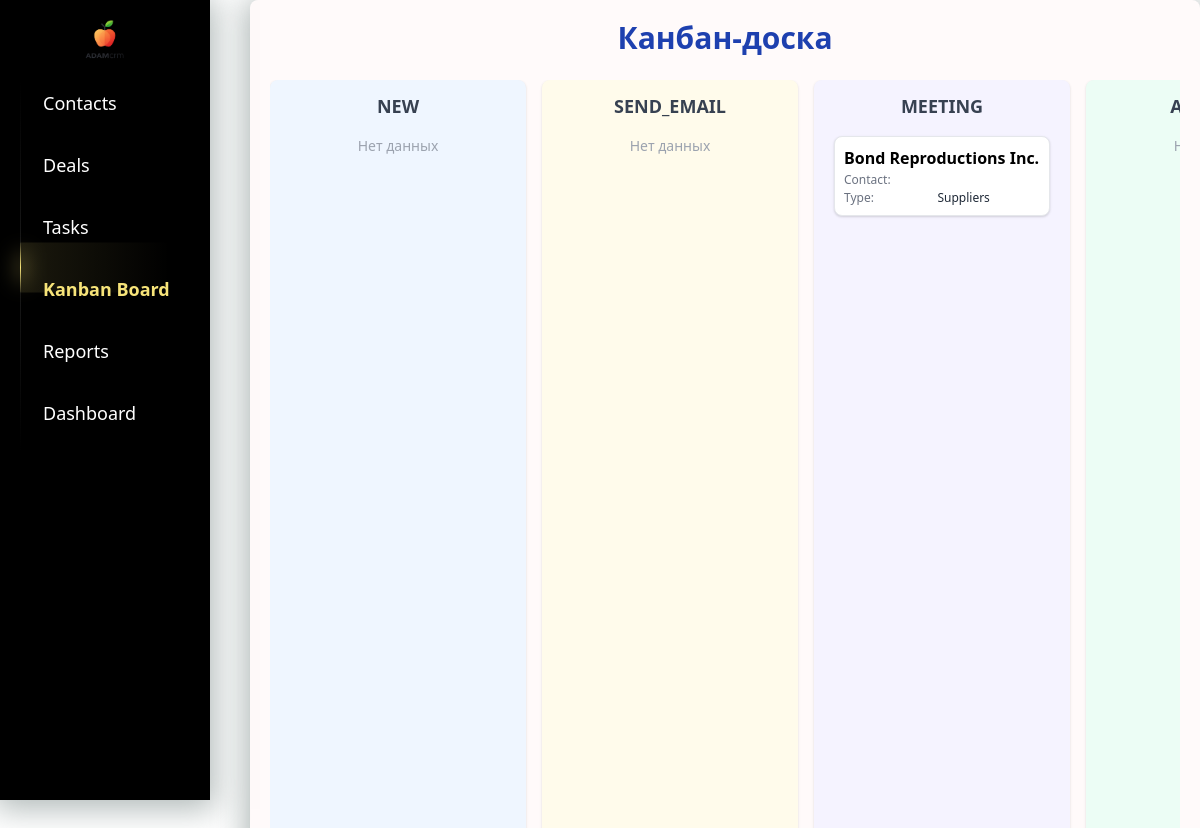
The app's page /kanban/ with its own data.
### crm/models.py (models this page shows, shortened)
class PipeLine(models.Model):
    contact = models.ForeignKey(Contact, on_delete=models.CASCADE, null=True)
    order = models.PositiveIntegerField(default=0)
    STAGES = [
        ("new", "New"),
        ("send_email", "Send Email"),
        ("meeting", "Meeting"),
        ("account", "Account"),
        ("deal", "Deal"),
    ]
    stage = models.CharField(max_length=20, choices=STAGES, default="new")

class Contact(models.Model):
    company = models.ForeignKey(Company, on_delete=models.CASCADE, related_name="contacts")
    address = models.CharField(max_length=255, blank=True, null=True)
    company_type = models.CharField(
        max_length=10,
        choices=[
            ('suppliers', 'Suppliers'),
            ('hauler', 'Hauler'),
            ('buyers', 'Buyers'),
        ],
        default='suppliers'
    )

class Company(models.Model):
    name = models.CharField(max_length=200, unique=True)
    unique_number = models.CharField(max_length=255, unique=True, blank=True, null=True)

### crm/views.py (the view)
# urls.py: path("kanban/", views.kanban_board, name="kanban_board"),
def kanban_board(request):
    stages = ["new", "send_email", "meeting", "account", "deal"]
    pipeline = PipeLine.objects.select_related("contact", "contact__company").all()
    grouped = {stage: [] for stage in stages}
    for item in pipeline:
        grouped[item.stage].append(item)
    return render(request, "crm/kanban_board.html", {
        "stages": stages,
        "grouped_pipeline": grouped
    })

### crm/templatetags/custom_tags.py (called while the page is built)
@register.filter
def get_item(dictionary, key):
    return dictionary.get(key)

### crm/templates/crm/kanban_board.html (shortened to what this page needs)
{% extends 'crm/index.html' %}
{% load static %}
{% load custom_tags %}
{% block extra_head %}
  <link href="https://cdn.jsdelivr.net/npm/tailwindcss@2.2.19/dist/tailwind.min.css" rel="stylesheet">
{% endblock %}
{% block content %}
<h1 class="text-3xl font-bold text-center mb-6 text-blue-800">Канбан-доска</h1>
<div class="flex gap-4 overflow-x-auto" id="kanban-board">
    {% for stage in stages %}
    <div class="w-64 flex-shrink-0 rounded-lg shadow p-3
        {% if stage == 'new' %}bg-blue-50
        {% elif stage == 'send_email' %}bg-yellow-50
        {% elif stage == 'meeting' %}bg-purple-50
        {% elif stage == 'account' %}bg-green-50
        {% elif stage == 'deal' %}bg-pink-50
        {% endif %}
    ">
        <h2 class="text-center font-bold text-lg text-gray-700 mb-2">{{ stage|upper }}</h2>
        <div class="stage-column min-h-[200px] p-2 space-y-2" id="{{ stage }}">
            {% for item in grouped_pipeline|get_item:stage|dictsort:"order" %}
                <div class="bg-white rounded-lg shadow p-2 text-sm font-medium border cursor-move transition hover:shadow-lg" data-id="{{ item.id }}">
                    <table class="w-full text-left">
                        <tr>
                            <td class="text-base font-semibold text-black" colspan="2">{{ item.contact.company.name }}</td>
                        </tr>
                        <tr>
                            <td class="text-xs text-gray-500">Contact:</td>
                            <td class="text-xs text-gray-800">{{ item.contact.name }}</td>
                        </tr>
                        <tr>
                            <td class="text-xs text-gray-500">Type:</td>
                            <td class="text-xs text-gray-800">{{ item.contact.company_type|title }}</td>
                        </tr>
                    </table>
                </div>
            {% empty %}
                <p class="text-center text-gray-400 text-sm">Нет данных</p>
            {% endfor %}
        </div>
    </div>
    {% endfor %}
</div>
{% endblock %}

### crm/static/crm/index.css (style rules this page uses)
:root { --primary-bg: #FFFAFA; --secondary-bg: #FFFAFA; --highlight: #8AAAA5; --accent: #CABD9A; --dark-accent: #A5956D; --shadow-color: rgba(124, 138, 137, 0.6); }
body { margin: 0; font-family: Arial, sans-serif; background-color: white; }

### records on screen
PipeLine: contact.company.name "Bond Reproductions Inc.", contact.company_type "Suppliers"

### other values on screen
{{ stage|upper }} "NEW" "SEND_EMAIL" "MEETING"
